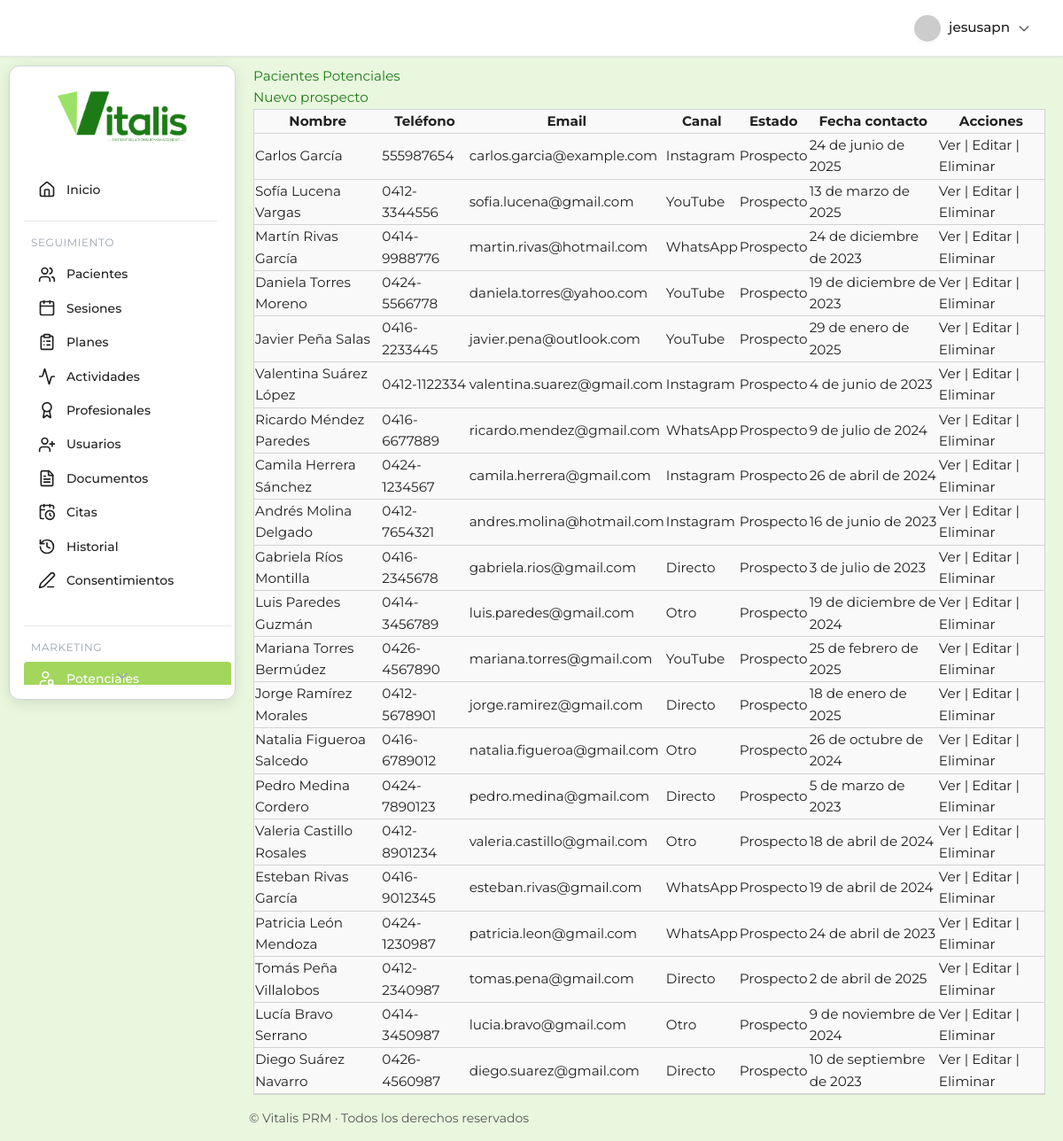
/consultorio/marketing/potenciales/ (signed in), run on the app's committed database.
### prm_salud/consultorio/models.py (models this page shows, shortened)
class PacientePotencial(models.Model):
    ESTADOS = [
        ('prospecto', 'Prospecto'),
        ('convertido', 'Convertido'),
        ('descartado', 'Descartado'),
    ]
    id_potencial = models.UUIDField(primary_key=True, default=uuid.uuid4, editable=False)
    nombres = models.CharField(max_length=100)
    apellidos = models.CharField(max_length=100)
    telefono = models.CharField(max_length=30, blank=True, null=True)
    email = models.EmailField(blank=True, null=True)
    fecha_contacto = models.DateField(auto_now_add=True)
    canal_origen = models.CharField(
        max_length=50,
        choices=[
            ('Instagram', 'Instagram'),
            ('YouTube', 'YouTube'),
            ('WhatsApp', 'WhatsApp'),
            ('Directo', 'Directo'),
            ('Otro', 'Otro'),
        ],
        default='Directo'
    )
    estado = models.CharField(max_length=20, choices=ESTADOS, default='prospecto')
    fecha_conversion = models.DateField(blank=True, null=True, verbose_name="Fecha de Conversión")
    paciente = models.OneToOneField(
        'Paciente',
        on_delete=models.SET_NULL,
        blank=True,
        null=True,
        related_name='potencial',
        verbose_name="Paciente Convertido"
    )

### prm_salud/consultorio/views.py (the view)
# urls.py: path('marketing/potenciales/', views.PacientePotencialListView.as_view(), name='pacientepotencial_list'),
class PacientePotencialListView(LoginRequiredMixin, ListView):
    model = PacientePotencial
    template_name = 'consultorio/marketing/pacientepotencial_list.html'
    context_object_name = 'potenciales'

### prm_salud/consultorio/templates/consultorio/marketing/pacientepotencial_list.html
{% extends 'consultorio/base.html' %} {% block content %}
<h2>Pacientes Potenciales</h2>
<a
  href="{% url 'consultorio:pacientepotencial_create' %}"
  class="btn btn-primary"
  >Nuevo prospecto</a
>
<table class="table">
  <thead>
    <tr>
      <th>Nombre</th>
      <th>Teléfono</th>
      <th>Email</th>
      <th>Canal</th>
      <th>Estado</th>
      <th>Fecha contacto</th>
      <th>Acciones</th>
    </tr>
  </thead>
  <tbody>
    {% for potencial in potenciales %}
    <tr>
      <td>{{ potencial.nombres }} {{ potencial.apellidos }}</td>
      <td>{{ potencial.telefono }}</td>
      <td>{{ potencial.email }}</td>
      <td>{{ potencial.get_canal_origen_display }}</td>
      <td>{{ potencial.get_estado_display }}</td>
      <td>{{ potencial.fecha_contacto }}</td>
      <td>
        <a href="{% url 'consultorio:pacientepotencial_detail' potencial.pk %}"
          >Ver</a
        >
        |
        <a href="{% url 'consultorio:pacientepotencial_update' potencial.pk %}"
          >Editar</a
        >
        |
        <a href="{% url 'consultorio:pacientepotencial_delete' potencial.pk %}"
          >Eliminar</a
        >
      </td>
    </tr>
    {% empty %}
    <tr>
      <td colspan="7">No hay prospectos registrados.</td>
    </tr>
    {% endfor %}
  </tbody>
</table>
{% endblock %}

### prm_salud/consultorio/templates/consultorio/base.html (shortened to what this page needs)
{% load static %}
<!DOCTYPE html>
<html lang="es">
  <head>
    <link
      href="https://cdn.jsdelivr.net/npm/tailwindcss@2.2.19/dist/tailwind.min.css"
      rel="stylesheet"
    />
    <link
      rel="stylesheet"
      href="https://cdn.jsdelivr.net/npm/flatpickr/dist/flatpickr.min.css"
    />
    <link rel="stylesheet" href="{% static 'consultorio/css/main.css' %}" />
  </head>
  <body class="main-body-layout bg-[#e9f7df] text-text-main font-montserrat">
    <header
      class="flex justify-end items-center px-6 py-3 shadow-sm sticky top-0 left-0 right-0 z-20 w-full header-modern border-b border-gray-200"
    >
      <div class="relative">
        {% if user.is_authenticated %}
        <button
          id="user-menu-btn"
          onclick="toggleUserDropdown()"
          class="flex items-center gap-2 rounded-full px-3 py-1 hover:bg-gray-100 focus:outline-none focus:ring-2 focus:ring-primary"
        >
          <img
            src="https://ui-avatars.com/api/?name={{ user.get_full_name|default:user.username }}&background=4f46e5&color=fff&rounded=true&size=32"
            alt="Avatar"
            class="rounded-full shadow-sm border border-white"
          />
          <span class="font-medium"
            >{{ user.get_full_name|default:user.username }}</span
          >
          <svg
            fill="none"
            stroke="currentColor"
            stroke-width="2"
            stroke-linecap="round"
            stroke-linejoin="round"
            viewBox="0 0 24 24"
            class="w-4 h-4 text-gray-400"
          >
            <path d="M19 9l-7 7-7-7"></path>
          </svg>
        </button>
        {% endif %} {% block header_actions %}{% endblock %}
      </div>
    </header>
    <div class="content-wrapper">
      <aside
        class="sidebar-card-container"
        style="
          top: calc(64px + 10px);
          left: 10px;
          height: calc(100vh - (64px + 10px) - 10px);
        "
      >
        <div class="flex justify-center items-center h-28">
          <a href="{% url 'consultorio:dashboard' %}">
            <img
              src="{% static 'consultorio/img/PRMlogo.png' %}"
              alt="Logo Vitalis PRM"
              class="h-16 transition-transform duration-200 hover:scale-105"
            />
          </a>
        </div>
        <nav
          id="sidebar-scroll"
          class="flex flex-col gap-2 px-4 pr-2 overflow-y-scroll hide-scrollbar relative"
        >
          <a
            href="{% url 'consultorio:dashboard' %}"
            class="sidebar-link flex items-center gap-3 py-3 px-3 rounded-lg {% if request.path == '/consultorio/' %}sidebar-active{% endif %}"
          >
            <i data-lucide="home" class="w-5 h-5"></i><span>Inicio</span>
          </a>
          <div class="mt-2 border-t border-gray-200 pt-4 mr-4">
            <h3
              class="text-xs text-gray-400 uppercase tracking-wider mb-2 ml-2"
            >
              Seguimiento
            </h3>
            <a
              href="{% url 'consultorio:paciente_list' %}"
              class="sidebar-link flex items-center gap-3 py-3 px-3 rounded-lg {% if 'pacientes' in request.path %}sidebar-active{% endif %}"
            >
              <i data-lucide="users" class="w-5 h-5"></i><span>Pacientes</span>
            </a>
            <a
              href="{% url 'consultorio:sesion_list' %}"
              class="sidebar-link flex items-center gap-3 py-3 px-3 rounded-lg {% if 'sesiones' in request.path %}sidebar-active{% endif %}"
            >
              <i data-lucide="calendar" class="w-5 h-5"></i
              ><span>Sesiones</span>
            </a>
            <a
              href="{% url 'consultorio:plan_list' %}"
              class="sidebar-link flex items-center gap-3 py-3 px-3 rounded-lg {% if 'planes' in request.path %}sidebar-active{% endif %}"
            >
              <i data-lucide="clipboard-list" class="w-5 h-5"></i
              ><span>Planes</span>
            </a>
            <a
              href="{% url 'consultorio:actividad_list' %}"
              class="sidebar-link flex items-center gap-3 py-3 px-3 rounded-lg {% if 'actividades' in request.path %}sidebar-active{% endif %}"
            >
              <i data-lucide="activity" class="w-5 h-5"></i
              ><span>Actividades</span>
            </a>
            <a
              href="{% url 'consultorio:profesional_list' %}"
              class="sidebar-link flex items-center gap-3 py-3 px-3 rounded-lg {% if 'profesionales' in request.path %}sidebar-active{% endif %}"
            >
              <i data-lucide="award" class="w-5 h-5"></i
              ><span>Profesionales</span>
            </a>
            <a
              href="{% url 'consultorio:user_list' %}"
              class="sidebar-link flex items-center gap-3 py-3 px-3 rounded-lg {% if 'usuarios' in request.path %}sidebar-active{% endif %}"
            >
              <i data-lucide="user-plus" class="w-5 h-5"></i
              ><span>Usuarios</span>
            </a>
            <a
              href="{% url 'consultorio:documentopaciente_list' %}"
              class="sidebar-link flex items-center gap-3 py-3 px-3 rounded-lg {% if 'documentos' in request.path %}sidebar-active{% endif %}"
            >
              <i data-lucide="file-text" class="w-5 h-5"></i
              ><span>Documentos</span>
            </a>
            <a
              href="{% url 'consultorio:cita_list' %}"
              class="sidebar-link flex items-center gap-3 py-3 px-3 rounded-lg {% if 'citas' in request.path %}sidebar-active{% endif %}"
            >
              <i data-lucide="calendar-clock" class="w-5 h-5"></i
              ><span>Citas</span>
            </a>
            <a
              href="{% url 'consultorio:historialcambios_list' %}"
              class="sidebar-link flex items-center gap-3 py-3 px-3 rounded-lg {% if 'historiales' in request.path %}sidebar-active{% endif %}"
            >
              <i data-lucide="history" class="w-5 h-5"></i
              ><span>Historial</span>
            </a>
            <a
              href="{% url 'consultorio:consentimiento_list' %}"
              class="sidebar-link flex items-center gap-3 py-3 px-3 rounded-lg {% if 'consentimientos' in request.path %}sidebar-active{% endif %}"
            >
              <i data-lucide="pen-line" class="w-5 h-5"></i
              ><span>Consentimientos</span>
            </a>
          </div>
          <div class="mt-6 border-t border-gray-200 pt-4">
            <h3
              class="text-xs text-gray-400 uppercase tracking-wider mb-2 ml-2"
            >
              Marketing
            </h3>
            <a
              href="{% url 'consultorio:pacientepotencial_list' %}"
              class="sidebar-link flex items-center gap-3 py-3 px-3 rounded-lg {% if 'marketing/potenciales' in request.path %}sidebar-active{% endif %}"
            >
              <i data-lucide="user-search" class="w-5 h-5"></i
              ><span>Potenciales</span>
            </a>
          </div>
        </nav>
        <div id="scroll-indicator" class="flex justify-center -mt-2">
        </div>
      </aside>
      <main class="flex-1 overflow-auto main-content-offset">
        {% block content %}{% endblock %}
      </main>
    </div>
    <footer
      class="text-sm text-text-main py-4 mt-auto"
      style="
        border-top: none;
        text-align: left;
        padding-left: calc(16rem + 20px + 5px);
      "
    >
      &copy; {{ now|date:"Y" }} Vitalis PRM · Todos los derechos reservados
    </footer>
  </body>
</html>

### prm_salud/consultorio/static/consultorio/css/main.css (style rules this page uses)
:root { --primary: #A3D65C; --primary-dark: #2E7D32; --primary-hover: #2E7D32; --accent: #A3D65C; --warning: #FFCC00; --danger: #E74C3C; --info: #3498DB; --bg-light: #e9f7df; --bg-section: #F9F9F9; --bg-hover: #F1F8E9; --card-shadow: 0 4px 16px rgba(0,0,0,0.1); --table-border: #D3D3D3; --text-primary: #212121; --text-secondary: #555555; --text-light: #ECF0F1; --border-light: #D3D3D3; --border-dark: #2E7D32; --sidebar-bg: #FFFFFF; --sidebar-border: #D3D3D3; --sidebar-hover-bg: #F1F8E9; --text-white: #fff; --text-muted: var(--text-secondary); --btn-secondary: #D3D3D3; --btn-secondary-hover: #B0B0B0; --icon-main: #2E7D32; --icon-hover: #A3D65C; }
body { font-family: 'Montserrat', 'Segoe UI', Arial, sans-serif !important; font-size: 0.95rem; line-height: 1.6; color: #1D7B16; background-color: var(--bg-light); min-height: 100vh; display: flex; flex-direction: column; transition: background-color 0.3s ease, color 0.3s ease; margin: 0; }
table { border-collapse: separate; border-spacing: 0; width: 100%; background: var(--bg-section); border: 1px solid var(--table-border); }
th, td { border-bottom: 1px solid var(--table-border); color: var(--text-primary); }
aside { display: flex; flex-direction: column; overflow-y: auto; flex-shrink: 0; transition: background-color 0.3s ease; }
aside a img { height: 3.5rem; display: block; margin: 0 auto; transition: transform 0.2s ease-in-out; }
aside nav { flex-grow: 1; padding: 0.5rem 0; font-size: 0.875rem; display: flex; flex-direction: column; gap: 0.5rem; overflow-y: auto; padding-right: 4px; }
.sidebar-link { display: flex; align-items: center; padding: 0.5rem 1rem; border-radius: 0.25rem; transition: background-color 0.2s ease, color 0.2s ease; font-weight: 500; cursor: pointer; color: var(--text-primary); }
header { padding: 1rem 2rem; display: flex; align-items: center; justify-content: space-between; z-index: 10; flex-shrink: 0; transition: background-color 0.3s ease; }
header #user-menu-btn { display: flex; align-items: center; gap: 0.5rem; padding: 0.5rem 0.75rem; border-radius: 9999px; cursor: pointer; background-color: transparent; border: none; transition: background-color 0.2s ease; outline: none; }
header #user-menu-btn img { height: 2rem; width: 2rem; border-radius: 9999px; box-shadow: 0 1px 2px rgba(0,0,0,0.05); }
header #user-menu-btn span { font-weight: 500; color: var(--text-primary); }
header #user-menu-btn svg { width: 1rem; height: 1rem; color: var(--text-secondary); }
main { flex: 1; display: flex; flex-direction: column; min-height: 0; padding: 2.5rem 2rem; overflow-y: auto; }
footer { text-align: center; font-size: 0.75rem; color: var(--text-secondary); padding: 1.5rem 0; border-top: 1px solid var(--border-light); background: var(--bg-section); box-shadow: none; flex-shrink: 0; width: 100%; }
body, .font-montserrat { font-family: 'Montserrat', 'Segoe UI', Arial, sans-serif !important; }
:root { --bg-sidebar-dark: #FFFFFF; --border-sidebar-border: var(--border-light); --sidebar-hover-bg: #F0F0F0; --text-white: #fff; --text-muted: var(--text-secondary); }
.sidebar-card-container { overflow-y: hidden; }
.sidebar-card-container nav { overflow-y: auto; padding-right: 4px; }

### data on the page
PacientePotencial: nombres "Carlos", apellidos "García", telefono "555987654", email "carlos.garcia@example.com", canal_origen "Instagram", estado "Prospecto", fecha_contacto "24 de junio de 2025"
PacientePotencial: nombres "Sofía Lucena", apellidos "Vargas", telefono "0412-3344556", email "sofia.lucena@gmail.com", canal_origen "YouTube", estado "Prospecto", fecha_contacto "13 de marzo de 2025"
PacientePotencial: nombres "Martín Rivas", apellidos "García", telefono "0414-9988776", email "martin.rivas@hotmail.com", canal_origen "WhatsApp", estado "Prospecto", fecha_contacto "24 de diciembre de 2023"
PacientePotencial: nombres "Daniela Torres", apellidos "Moreno", telefono "0424-5566778", email "daniela.torres@yahoo.com", canal_origen "YouTube", estado "Prospecto", fecha_contacto "19 de diciembre de 2023"
PacientePotencial: nombres "Javier Peña", apellidos "Salas", telefono "0416-2233445", email "javier.pena@outlook.com", canal_origen "YouTube", estado "Prospecto", fecha_contacto "29 de enero de 2025"
PacientePotencial: nombres "Valentina Suárez", apellidos "López", telefono "0412-1122334", email "valentina.suarez@gmail.com", canal_origen "Instagram", estado "Prospecto", fecha_contacto "4 de junio de 2023"
PacientePotencial: nombres "Ricardo Méndez", apellidos "Paredes", telefono "0416-6677889", email "ricardo.mendez@gmail.com", canal_origen "WhatsApp", estado "Prospecto", fecha_contacto "9 de julio de 2024"
PacientePotencial: nombres "Camila Herrera", apellidos "Sánchez", telefono "0424-1234567", email "camila.herrera@gmail.com", canal_origen "Instagram", estado "Prospecto", fecha_contacto "26 de abril de 2024"
PacientePotencial: nombres "Andrés Molina", apellidos "Delgado", telefono "0412-7654321", email "andres.molina@hotmail.com", canal_origen "Instagram", estado "Prospecto", fecha_contacto "16 de junio de 2023"
PacientePotencial: nombres "Gabriela Ríos", apellidos "Montilla", telefono "0416-2345678", email "gabriela.rios@gmail.com", canal_origen "Directo", estado "Prospecto", fecha_contacto "3 de julio de 2023"
PacientePotencial: nombres "Luis Paredes", apellidos "Guzmán", telefono "0414-3456789", email "luis.paredes@gmail.com", canal_origen "Otro", estado "Prospecto", fecha_contacto "19 de diciembre de 2024"
PacientePotencial: nombres "Mariana Torres", apellidos "Bermúdez", telefono "0426-4567890", email "mariana.torres@gmail.com", canal_origen "YouTube", estado "Prospecto", fecha_contacto "25 de febrero de 2025"
PacientePotencial: nombres "Jorge Ramírez", apellidos "Morales", telefono "0412-5678901", email "jorge.ramirez@gmail.com", canal_origen "Directo", estado "Prospecto", fecha_contacto "18 de enero de 2025"
PacientePotencial: nombres "Natalia Figueroa", apellidos "Salcedo", telefono "0416-6789012", email "natalia.figueroa@gmail.com", canal_origen "Otro", estado "Prospecto", fecha_contacto "26 de octubre de 2024"
PacientePotencial: nombres "Pedro Medina", apellidos "Cordero", telefono "0424-7890123", email "pedro.medina@gmail.com", canal_origen "Directo", estado "Prospecto", fecha_contacto "5 de marzo de 2023"
PacientePotencial: nombres "Valeria Castillo", apellidos "Rosales", telefono "0412-8901234", email "valeria.castillo@gmail.com", canal_origen "Otro", estado "Prospecto", fecha_contacto "18 de abril de 2024"
PacientePotencial: nombres "Esteban Rivas", apellidos "García", telefono "0416-9012345", email "esteban.rivas@gmail.com", canal_origen "WhatsApp", estado "Prospecto", fecha_contacto "19 de abril de 2024"
PacientePotencial: nombres "Patricia León", apellidos "Mendoza", telefono "0424-1230987", email "patricia.leon@gmail.com", canal_origen "WhatsApp", estado "Prospecto", fecha_contacto "24 de abril de 2023"
PacientePotencial: nombres "Tomás Peña", apellidos "Villalobos", telefono "0412-2340987", email "tomas.pena@gmail.com", canal_origen "Directo", estado "Prospecto", fecha_contacto "2 de abril de 2025"
PacientePotencial: nombres "Lucía Bravo", apellidos "Serrano", telefono "0414-3450987", email "lucia.bravo@gmail.com", canal_origen "Otro", estado "Prospecto", fecha_contacto "9 de noviembre de 2024"
PacientePotencial: nombres "Diego Suárez", apellidos "Navarro", telefono "0426-4560987", email "diego.suarez@gmail.com", canal_origen "Directo", estado "Prospecto", fecha_contacto "10 de septiembre de 2023"

### other printed values
{{ user.get_full_name|default:user.username }} "jesusapn"
